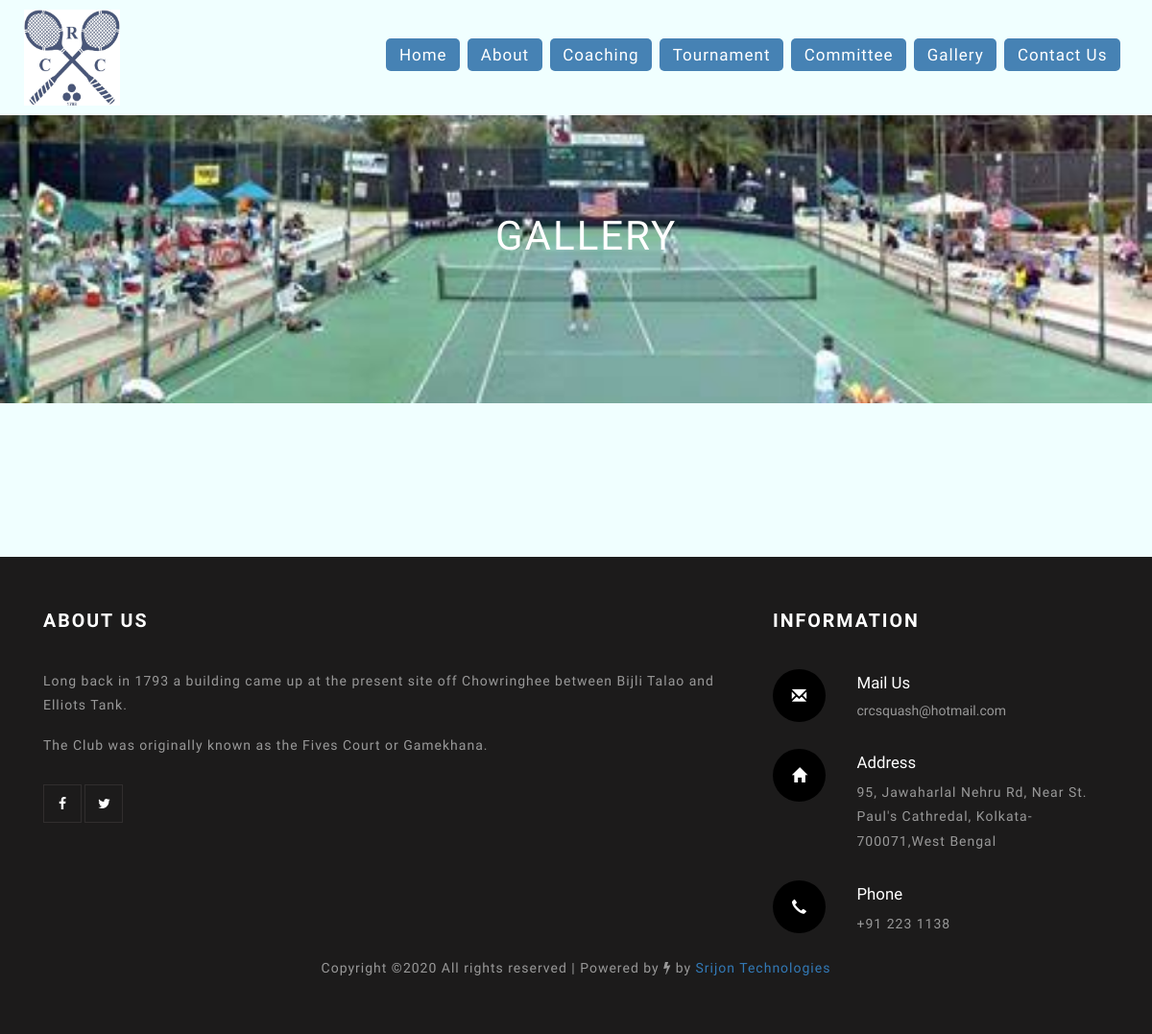
/gallery.php, run on an earlier commit of the app's database.
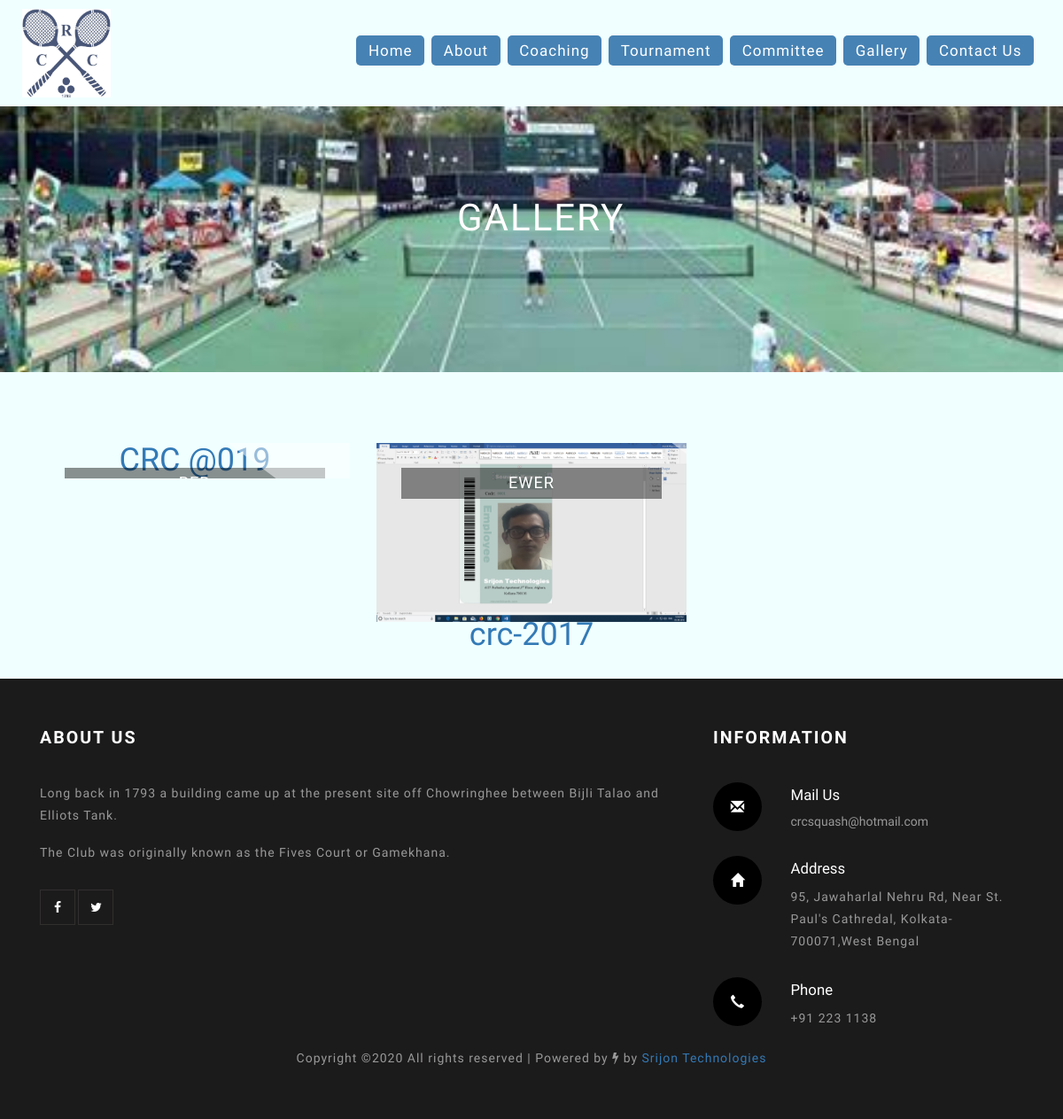
And on a later commit of the database.
### tables this page shows
CREATE TABLE `tbl_gallery` (
  `Id` int(11) NOT NULL,
  `title` varchar(255) NOT NULL,
  `description` mediumtext NOT NULL,
  `image` varchar(255) NOT NULL,
  `category` mediumtext NOT NULL
);

### gallery.php (the view, shortened to what this page needs)
<?php
include('includes/config.php');
?>
<!DOCTYPE html>
<html lang="zxx">
<head>
	<link rel="stylesheet" href="css/bootstrap.css">
	<link rel="stylesheet" href="css/style.css" type="text/css" media="all" />
	<link rel="stylesheet" href="css/font-awesome.css">
	<link rel="stylesheet" href="css/lightbox.css">
</head>
<body>
	<div class="main-agile">
		<?php include('includes/header.php') ?>
		<div class="w3l-banner-2">
			<h6>Gallery</h6>
		</div>
	</div>
	<div class="container">
		<div class="gallery">
			<?php
	$sql="SELECT *
	FROM tbl_gallery";
	$query=$dbh->prepare($sql);
		$query->execute();
		$results=$query->fetchAll(PDO::FETCH_OBJ);
		if($query->rowCount()>0)
		{
			foreach($results as $result)
			{
			?>
			<div class="gallery-grids">
				<div class="col-md-4 col-xs-4 gallery-grid wow fadeInUp animated" data-wow-delay=".5s">
					<div class="grid">
						<figure class="effect-apollo">
							<a class="example-image-link" href="admin/images/<?php echo $result->image ?>"
								data-lightbox="example-set" data-title="">
								<img src="admin/images/<?php echo $result->image ?>" alt="" />
								<figcaption>
									<h3><?php echo $result->title ?></h3>
								</figcaption>
								<h1><?php echo $result->category ?></h1>
							</a>
						</figure>
					</div>
				</div>
				<?php
			}
			}
			?>
			</div>
		</div>
	</div>
	</div>
	<br>
	<?php include('includes/footer.php') ?>
</body>
</html>

### includes/header.php (shortened to what this page needs)
<header>
    <div class="container-fluid px-lg-5">
        <nav class="py-4 d-lg-flex">
            <div id="logo">
                <a href="index.php"><img src="images/logo.png"></a>
            </div>
            <ul class="menu mt-2 ml-auto">
            <li><a href="index.php">Home</a></li>
            <li><a href="about.php">About</a></li>
            <li><a href="coaching.php">Coaching</a></li>
            <li><a href="tournament.php">Tournament</a></li>
            <li><a href="committee.php">Committee</a></li>
            <li><a href="gallery.php">Gallery</a></li>
            <li><a href="contact.php">Contact Us</a></li>
            </ul>
        </nav>
    </div>
</header>

### includes/footer.php (shortened to what this page needs)
<div class="logo-footer">
	<div class="container">
		<div class="col-md-8 agileinfo_footer_grid">
			<h2>About Us</h2>
			<p>Long back in 1793 a building came up at the present site off
			Chowringhee between Bijli Talao and Elliots Tank.<span>
			The Club was originally known as the Fives Court or Gamekhana.
			</span>
			</p>
			<div class="w3ls-social-icons-2">
				<a class="facebook" href="#"><i class="fa fa-facebook"></i></a>
				<a class="twitter" href="#"><i class="fa fa-twitter"></i></a>
			</div>
		</div>
		<div class="col-md-4 agileinfo_footer_grid f2">
			<h4>Information</h4>
			<div class="w3-agileits_mail_grid_left">
				<div class="w3-agileits_mail_grid_left1">
					<span class="glyphicon glyphicon-envelope" aria-hidden="true"></span>
				</div>
				<div class="w3-agileits_mail_grid_left2">
					<h3>Mail Us</h3>
					<a href="mailto:crcsquash@hotmail.com">crcsquash@hotmail.com</a>
				</div>
				<div class="clearfix"> </div>
			</div>
			<div class="w3-agileits_mail_grid_left">
				<div class="w3-agileits_mail_grid_left1">
					<span class="glyphicon glyphicon-home" aria-hidden="true"></span>
				</div>
				<div class="w3-agileits_mail_grid_left2">
					<h3>Address</h3>
					<p>95, Jawaharlal Nehru Rd,
						Near St. Paul's Cathredal,
						Kolkata-700071,West Bengal
					</p>
				</div>
				<div class="clearfix"> </div>
			</div>
			<div class="w3-agileits_mail_grid_left">
				<div class="w3-agileits_mail_grid_left1">
					<span class="glyphicon glyphicon-earphone" aria-hidden="true"></span>
				</div>
				<div class="w3-agileits_mail_grid_left2">
					<h3>Phone</h3>
					<p>+91 223 1138</p>
				</div>
				<div class="clearfix"> </div>
			</div>
		</div>
		<div class="clearfix"> </div>
		<br>
		<center><div class="copyright">
                <p>
                    Copyright &copy; All rights reserved | Powered by <i class="fa fa-bolt"></i> by <a href="http://www.srijontechnologies.com/" target="_blank">Srijon Technologies</a>
                </p>
			</div>
		</center>
	</div>
</div>

What changed in the data, as far as the page shows it:
added tbl_gallery: category "CRC @019"
added tbl_gallery: image (picture), title "EWER", category "crc-2017"
